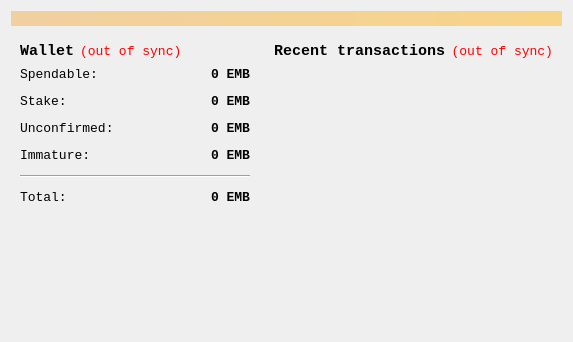
<?xml version="1.0" encoding="UTF-8"?>
<ui version="4.0">
 <class>OverviewPage</class>
 <widget class="QWidget" name="OverviewPage">
  <property name="geometry">
   <rect>
    <x>0</x>
    <y>0</y>
    <width>573</width>
    <height>342</height>
   </rect>
  </property>
  <property name="font">
   <font>
    <family>Consolas</family>
    <pointsize>10</pointsize>
   </font>
  </property>
  <property name="windowTitle">
   <string>Form</string>
  </property>
  <layout class="QVBoxLayout" name="topLayout">
   <item>
    <widget class="QLabel" name="labelAlerts">
     <property name="visible">
      <bool>false</bool>
     </property>
     <property name="styleSheet">
      <string notr="true">background-color: qlineargradient(x1: 0, y1: 0, x2: 1, y2: 0, stop:0 #F0D0A0, stop:1 #F8D488);  color:#000000
</string>
     </property>
     <property name="wordWrap">
      <bool>true</bool>
     </property>
     <property name="margin">
      <number>3</number>
     </property>
    </widget>
   </item>
   <item>
    <layout class="QHBoxLayout" name="horizontalLayout" stretch="1,1">
     <item>
      <layout class="QVBoxLayout" name="verticalLayout_2">
       <item>
        <widget class="QWidget" name="widget" native="true">
         <layout class="QVBoxLayout" name="verticalLayout_4">
          <item>
           <layout class="QHBoxLayout" name="horizontalLayout_4">
            <item>
             <widget class="QLabel" name="label_5">
              <property name="font">
               <font>
                <pointsize>11</pointsize>
                <weight>75</weight>
                <bold>true</bold>
               </font>
              </property>
              <property name="text">
               <string>Wallet</string>
              </property>
             </widget>
            </item>
            <item>
             <widget class="QLabel" name="labelWalletStatus">
              <property name="toolTip">
               <string>The displayed information may be out of date. Your wallet automatically synchronizes with the Ember network after a connection is established, but this process has not completed yet.</string>
              </property>
              <property name="styleSheet">
               <string notr="true">QLabel { color: red; }</string>
              </property>
              <property name="text">
               <string notr="true">(out of sync)</string>
              </property>
              <property name="alignment">
               <set>Qt::AlignLeading|Qt::AlignLeft|Qt::AlignVCenter</set>
              </property>
             </widget>
            </item>
            <item>
             <spacer name="horizontalSpacer_2">
              <property name="orientation">
               <enum>Qt::Horizontal</enum>
              </property>
              <property name="sizeHint" stdset="0">
               <size>
                <width>40</width>
                <height>20</height>
               </size>
              </property>
             </spacer>
            </item>
           </layout>
          </item>
          <item>
           <layout class="QFormLayout" name="formLayout_2">
            <property name="fieldGrowthPolicy">
             <enum>QFormLayout::AllNonFixedFieldsGrow</enum>
            </property>
            <property name="horizontalSpacing">
             <number>12</number>
            </property>
            <property name="verticalSpacing">
             <number>12</number>
            </property>
            <item row="0" column="0">
             <widget class="QLabel" name="label">
              <property name="text">
               <string>Spendable:</string>
              </property>
             </widget>
            </item>
            <item row="0" column="1">
             <widget class="QLabel" name="labelBalance">
              <property name="font">
               <font>
                <weight>75</weight>
                <bold>true</bold>
               </font>
              </property>
              <property name="cursor">
               <cursorShape>IBeamCursor</cursorShape>
              </property>
              <property name="toolTip">
               <string>Your current spendable balance</string>
              </property>
              <property name="text">
               <string notr="true">0 EMB</string>
              </property>
              <property name="alignment">
               <set>Qt::AlignRight|Qt::AlignTrailing|Qt::AlignVCenter</set>
              </property>
              <property name="textInteractionFlags">
               <set>Qt::LinksAccessibleByMouse|Qt::TextSelectableByKeyboard|Qt::TextSelectableByMouse</set>
              </property>
             </widget>
            </item>
            <item row="1" column="0">
             <widget class="QLabel" name="label_6">
              <property name="text">
               <string>Stake:</string>
              </property>
             </widget>
            </item>
            <item row="1" column="1">
             <widget class="QLabel" name="labelStake">
              <property name="font">
               <font>
                <weight>75</weight>
                <bold>true</bold>
               </font>
              </property>
              <property name="cursor">
               <cursorShape>IBeamCursor</cursorShape>
              </property>
              <property name="toolTip">
               <string>Total of coins that was staked, and do not yet count toward the current balance</string>
              </property>
              <property name="text">
               <string notr="true">0 EMB</string>
              </property>
              <property name="alignment">
               <set>Qt::AlignRight|Qt::AlignTrailing|Qt::AlignVCenter</set>
              </property>
              <property name="textInteractionFlags">
               <set>Qt::LinksAccessibleByMouse|Qt::TextSelectableByKeyboard|Qt::TextSelectableByMouse</set>
              </property>
             </widget>
            </item>
            <item row="2" column="0">
             <widget class="QLabel" name="label_3">
              <property name="text">
               <string>Unconfirmed:</string>
              </property>
             </widget>
            </item>
            <item row="2" column="1">
             <widget class="QLabel" name="labelUnconfirmed">
              <property name="font">
               <font>
                <weight>75</weight>
                <bold>true</bold>
               </font>
              </property>
              <property name="cursor">
               <cursorShape>IBeamCursor</cursorShape>
              </property>
              <property name="toolTip">
               <string>Total of transactions that have yet to be confirmed, and do not yet count toward the current balance</string>
              </property>
              <property name="text">
               <string notr="true">0 EMB</string>
              </property>
              <property name="alignment">
               <set>Qt::AlignRight|Qt::AlignTrailing|Qt::AlignVCenter</set>
              </property>
              <property name="textInteractionFlags">
               <set>Qt::LinksAccessibleByMouse|Qt::TextSelectableByKeyboard|Qt::TextSelectableByMouse</set>
              </property>
             </widget>
            </item>
            <item row="3" column="0">
             <widget class="QLabel" name="labelImmatureText">
              <property name="text">
               <string>Immature:</string>
              </property>
             </widget>
            </item>
            <item row="3" column="1">
             <widget class="QLabel" name="labelImmature">
              <property name="font">
               <font>
                <weight>75</weight>
                <bold>true</bold>
               </font>
              </property>
              <property name="toolTip">
               <string>Mined balance that has not yet matured</string>
              </property>
              <property name="text">
               <string notr="true">0 EMB</string>
              </property>
              <property name="alignment">
               <set>Qt::AlignRight|Qt::AlignTrailing|Qt::AlignVCenter</set>
              </property>
              <property name="textInteractionFlags">
               <set>Qt::LinksAccessibleByMouse|Qt::TextSelectableByKeyboard|Qt::TextSelectableByMouse</set>
              </property>
             </widget>
            </item>
            <item row="4" column="0" colspan="2">
             <widget class="Line" name="line">
              <property name="orientation">
               <enum>Qt::Horizontal</enum>
              </property>
             </widget>
            </item>
            <item row="5" column="0">
             <widget class="QLabel" name="labelTotalText">
              <property name="text">
               <string>Total:</string>
              </property>
             </widget>
            </item>
            <item row="5" column="1">
             <widget class="QLabel" name="labelTotal">
              <property name="font">
               <font>
                <weight>75</weight>
                <bold>true</bold>
               </font>
              </property>
              <property name="cursor">
               <cursorShape>IBeamCursor</cursorShape>
              </property>
              <property name="toolTip">
               <string>Your current total balance</string>
              </property>
              <property name="text">
               <string notr="true">0 EMB</string>
              </property>
              <property name="alignment">
               <set>Qt::AlignRight|Qt::AlignTrailing|Qt::AlignVCenter</set>
              </property>
              <property name="textInteractionFlags">
               <set>Qt::LinksAccessibleByMouse|Qt::TextSelectableByKeyboard|Qt::TextSelectableByMouse</set>
              </property>
             </widget>
            </item>
           </layout>
          </item>
         </layout>
        </widget>
       </item>
       <item>
        <spacer name="verticalSpacer">
         <property name="orientation">
          <enum>Qt::Vertical</enum>
         </property>
         <property name="sizeHint" stdset="0">
          <size>
           <width>20</width>
           <height>40</height>
          </size>
         </property>
        </spacer>
       </item>
      </layout>
     </item>
     <item>
      <layout class="QVBoxLayout" name="verticalLayout_3">
       <item>
        <widget class="QWidget" name="widget_2" native="true">
         <layout class="QVBoxLayout" name="verticalLayout">
          <item>
           <layout class="QHBoxLayout" name="horizontalLayout_2">
            <item>
             <widget class="QLabel" name="label_4">
              <property name="font">
               <font>
                <pointsize>11</pointsize>
                <weight>75</weight>
                <bold>true</bold>
               </font>
              </property>
              <property name="text">
               <string>&lt;b&gt;Recent transactions&lt;/b&gt;</string>
              </property>
             </widget>
            </item>
            <item>
             <widget class="QLabel" name="labelTransactionsStatus">
              <property name="toolTip">
               <string>The displayed information may be out of date. Your wallet automatically synchronizes with the Ember network after a connection is established, but this process has not completed yet.</string>
              </property>
              <property name="styleSheet">
               <string notr="true">QLabel { color: red; }</string>
              </property>
              <property name="text">
               <string notr="true">(out of sync)</string>
              </property>
              <property name="alignment">
               <set>Qt::AlignRight|Qt::AlignTrailing|Qt::AlignVCenter</set>
              </property>
             </widget>
            </item>
            <item>
             <spacer name="horizontalSpacer">
              <property name="orientation">
               <enum>Qt::Horizontal</enum>
              </property>
              <property name="sizeHint" stdset="0">
               <size>
                <width>40</width>
                <height>20</height>
               </size>
              </property>
             </spacer>
            </item>
           </layout>
          </item>
          <item>
           <widget class="QListView" name="listTransactions">
            <property name="font">
             <font>
              <family>Consolas</family>
              <pointsize>10</pointsize>
             </font>
            </property>
            <property name="styleSheet">
             <string notr="true">QListView { background: transparent; }</string>
            </property>
            <property name="frameShape">
             <enum>QFrame::NoFrame</enum>
            </property>
            <property name="verticalScrollBarPolicy">
             <enum>Qt::ScrollBarAlwaysOff</enum>
            </property>
            <property name="horizontalScrollBarPolicy">
             <enum>Qt::ScrollBarAlwaysOff</enum>
            </property>
            <property name="selectionMode">
             <enum>QAbstractItemView::NoSelection</enum>
            </property>
           </widget>
          </item>
         </layout>
        </widget>
       </item>
      </layout>
     </item>
    </layout>
   </item>
  </layout>
 </widget>
 <resources/>
 <connections/>
</ui>
